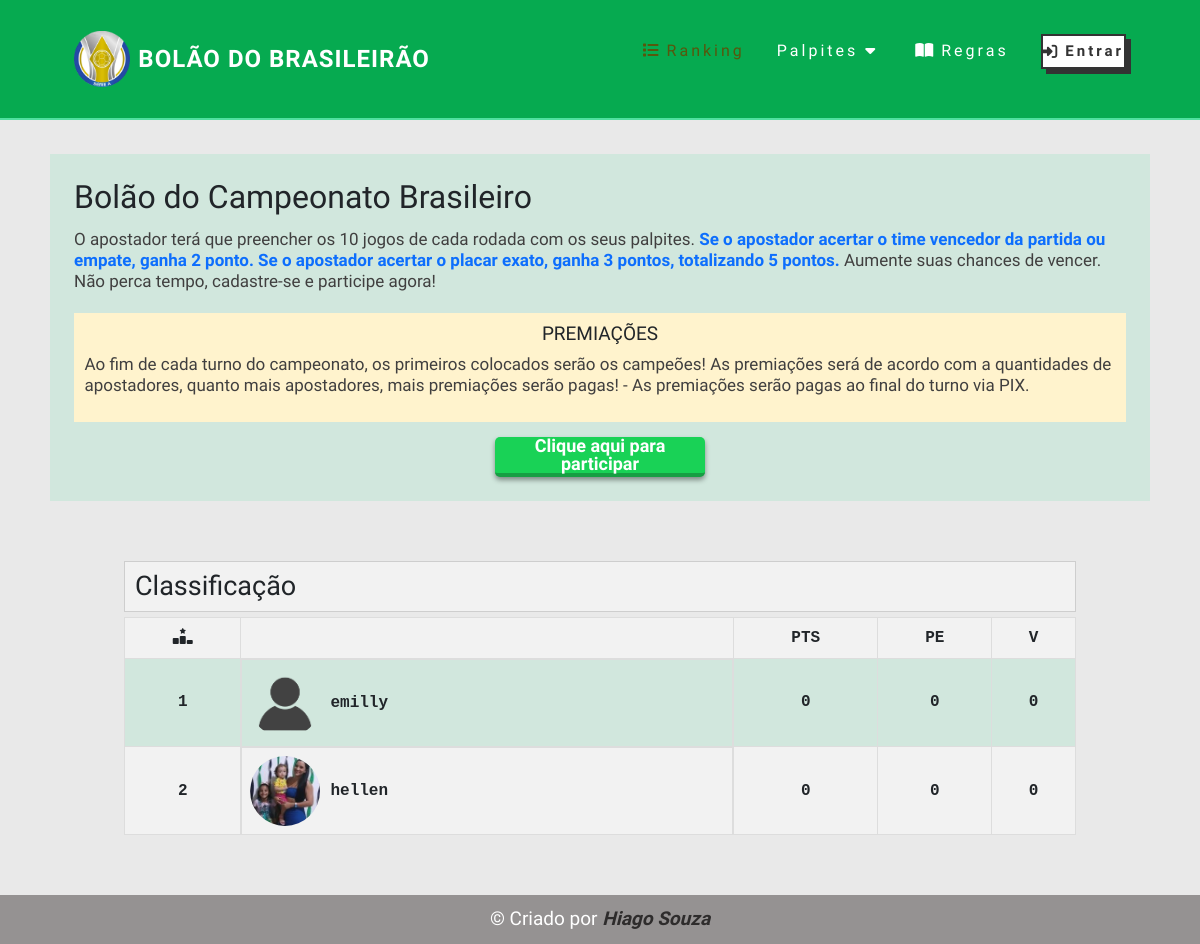
Before: / with the older database file.
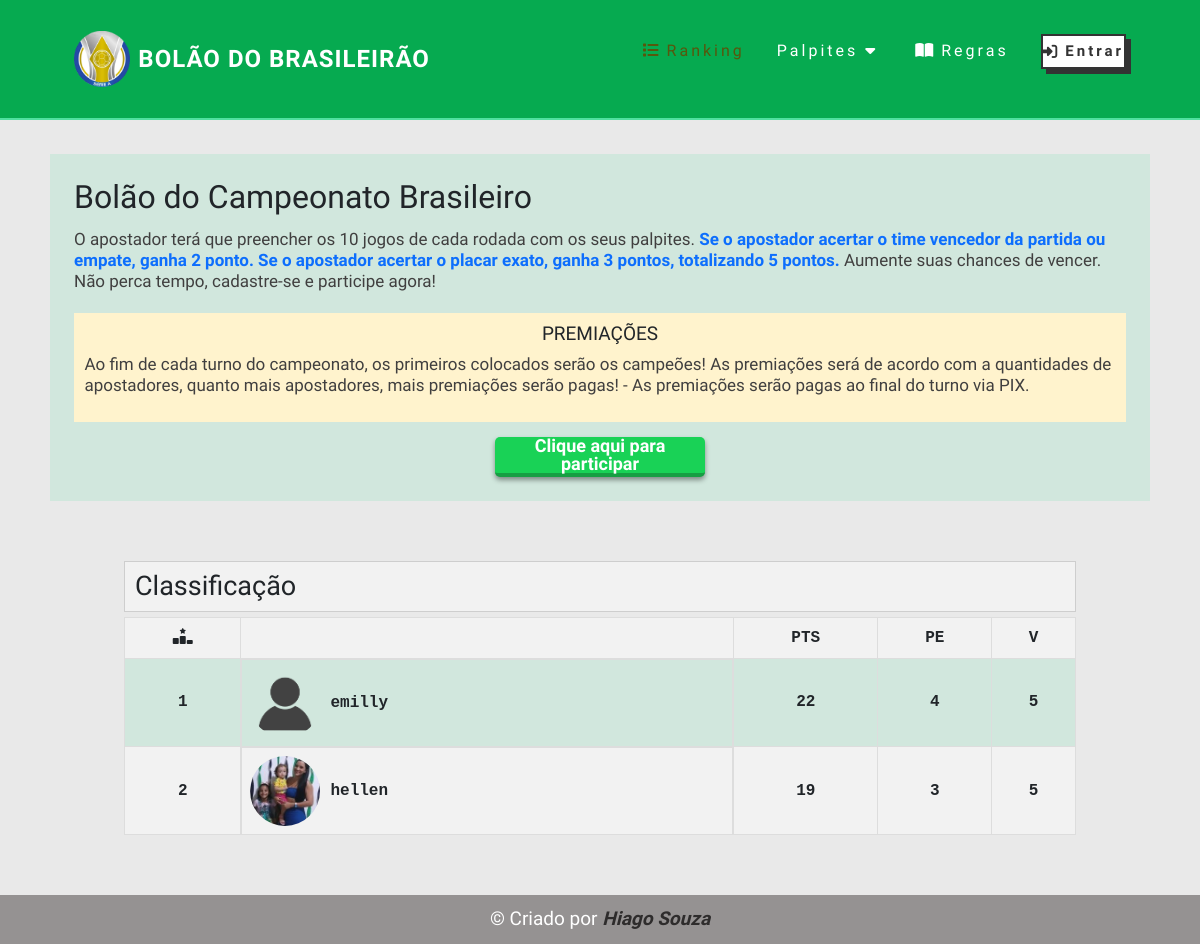
After: the same page with the newer database file.
### bolao/models.py (models this page shows, shortened)
class Classificacao(models.Model):
    usuario = models.OneToOneField(Usuario, null=True, blank=True, on_delete=models.CASCADE)
    pontos = models.IntegerField(default=0)
    placar_exato = models.IntegerField(default=0)
    vitorias = models.IntegerField(default=0)
    empates = models.IntegerField(default=0)

class Usuario(models.Model):
    nome = models.CharField(max_length=200, null=True, blank=True)
    usuario = models.OneToOneField(User, null=True, blank=True, on_delete=models.CASCADE)
    email = models.CharField(max_length=200, null=True, blank=True, unique=True)
    whatsapp = models.CharField(max_length=200, null=True, blank=True, unique=True)
    pagamento = models.BooleanField(default=False)
    imagem = models.ImageField(upload_to='imagens', default='imagens/perfil-null.png')

### bolao/views.py (the view)
# urls.py: path('', homepage, name='homepage'),
def homepage(request):
    if request.user.is_authenticated:
        user = request.user
        usuarios = Classificacao.objects.filter(usuario__pagamento=True).order_by('-pontos', '-placar_exato', '-vitorias', '-empates')
        thread = threading.Thread(target=calcular_pontuacao(user))
        thread.start()
        context = {'usuarios':usuarios}
        return render(request, 'index.html',context)
    else:
        user = request.user
        usuarios = Classificacao.objects.filter(usuario__pagamento=True).order_by('-pontos', '-placar_exato', '-vitorias', '-empates')
        context = {'usuarios':usuarios}
        return render(request, 'index.html',context)

### bolao/templates/index.html (shortened to what this page needs)
{% extends 'auxiliar/base.html' %} {% load static %} {% block title %} Bolão | Ranking {% endblock%} {% block body %}
<section class="informacao">
    <div class="container__info">
        <h2 class="title">Bolão do Campeonato Brasileiro</h2>
        <p>O apostador terá que preencher os 10 jogos de cada rodada
            com os seus palpites.<b class="text-primary">
                Se o apostador acertar o time vencedor da partida ou empate, ganha
                2 ponto. Se o apostador acertar o placar exato, ganha 3
                pontos, totalizando 5 pontos.</b>
            Aumente suas chances de vencer. Não perca tempo, cadastre-se e
            participe agora!</p>
        <div class="premiacoes">
            <h4>PREMIAÇÕES</h4>
            <p>
                Ao fim de cada turno do campeonato, os primeiros colocados serão os campeões!
                As premiações será de acordo com a quantidades de apostadores, quanto mais apostadores, mais
                premiações serão pagas!
                - As premiações serão pagas ao final do turno via PIX.
            </p>
        </div>
        <div class="inscricao">
            <button onclick="return sendToWhatSapp('{{request.user}}')">Clique aqui para participar</button>
        </div>
    </div>
</section>
<section class="container">
    <h2>Classificação</h2>
    <div class="tabela">
        <table>
            <thead>
                <tr>
                    <th><i class="fa-solid fa-ranking-star"></i></th>
                    <th></th>
                    <th>PTS</th>
                    <th>PE</th>
                    <th>V</th>
                </tr>
            </thead>
            <tbody>
                {% for usuario in usuarios %}
                <tr>
                    <td>{{ forloop.counter }}</td>
                    <td class="usuario">
                        <img src="{{ usuario.usuario.imagem.url }}" alt="{{ usuario.usuario.nome }}" class="escudo">
                        {{ usuario.usuario.nome}}
                    </td>
                    <td>{{ usuario.pontos }}</td>
                    <td>{{ usuario.placar_exato }}</td>
                    <td>{{ usuario.vitorias }}</td>
                </tr>
                {% endfor %}
            </tbody>
        </table>
    </div>
</section>
{% endblock %}

### bolao/templates/auxiliar/base.html (shortened to what this page needs)
{% load static %}
<!DOCTYPE html>
<html lang="pt-br">
<head>
    <link rel="stylesheet" href="https://cdn.jsdelivr.net/npm/bootstrap@5.2.3/dist/css/bootstrap.min.css"
>
    <link rel="stylesheet" href="{% static 'css/style.css' %}">
</head>
<body>
    {% include 'auxiliar/header.html' %}
    {% block body %}
    {% endblock %}
    {% include 'auxiliar/footer.html' %}
</body>
</html>

### bolao/templates/auxiliar/header.html (shortened to what this page needs)
{% load static %}
<header>
    <nav class="header">
        <div class="logo">
            <a href="{% url 'homepage' %}">
                <img src="{% static 'img/Brasileirao.png' %}" alt="">
            </a>
            <span>Bolão do Brasileirão</span>
        </div>
        <ul class="nav-list">
            {% if request.resolver_match.url_name in "/homepage" %}
            <li><a href="{% url 'homepage' %}" class="active"><i class="fas fa-list"></i>Ranking</a></li>
            {% else %}
            <li><a href="{% url 'homepage' %}"><i class="fas fa-list"></i>Ranking</a></li>
            {% endif %}
            {% if request.resolver_match.url_name in "/palpites" %}
            <li class="dropdown">
                <a href="#" class="active">Palpites <i class="fa-solid fa-caret-down"></i></a>
                <div class="dropdown-menu">
                    <a href="{% url 'palpites' %}">Criar Palpites</a>
                    <a href="{% url 'meus_palpites' %}">Meus Palpites</a>
                </div>
            </li>
            {% else %}
            <li class="dropdown">
                <a href="#">Palpites <i class="fa-solid fa-caret-down"></i></a>
            </li>
            {% endif %}
            {% if request.resolver_match.url_name in "/regras" %}
            <li><a href="{% url 'regras' %}" class="active"><i class="fas fa-book-open"></i>Regras</a></li>
            {% else %}
            <li><a href="{% url 'regras' %}"><i class="fas fa-book-open"></i>Regras</a></li>
            {% endif %}
            {% if user.is_authenticated %}
            {% if request.resolver_match.url_name in "/perfil" %}
            <li><a href="{% url 'perfil' %}" class="active"><i class="fa-solid fa-user"></i>Perfil</a></li>
            {% else %}
            <li><a href="{% url 'perfil' %}"><i class="fa-solid fa-user"></i>Perfil</a></li>
            {% endif %}
            {% if user.is_superuser %}
                {% if request.resolver_match.url_name in "/configuracoes" %}
                <li><a href="{% url 'configuracoes' %}" class="active"><i class="fa-solid fa-gear"></i>Configurações</a></li>
                {% else %}
                <li><a href="{% url 'configuracoes' %}"><i class="fa-solid fa-gear"></i>Configurações</a></li>
                {% endif %}
            {% endif %}
            <li class="login"><a href="{% url 'logout' %}"><i class="fa-solid fa-person-running"></i>Sair</a>
            </li>
            {% else %}
            <li class="login"><a href="{% url 'login_bolao' %}"><i class="fa-solid fa-right-to-bracket"></i>Entrar</a>
            </li>
            {% endif %}
        </ul>
    </nav>
</header>

### bolao/templates/auxiliar/footer.html
<footer>
    <span>&copy; Criado por </span><a href="https://hiagospencer.github.io/portfolio/" target="_blank">Hiago
        Souza</a>
</footer>

### static/css/style.css (style rules this page uses)
* { margin: 0; padding: 0; box-sizing: border-box; font-family: "Afacad Flux", sans-serif; text-decoration: none; }
body, html { background: #e9e9e9; }
.active { color: rgb(87, 87, 13) !important; }
header { z-index: 999 !important; }
.container { margin: 0 auto; max-width: 1000px; padding: 0 2%; }
a { color: #fff; text-decoration: none; transition: 0.3s; }
.header { position: fixed; top: 0; width: 100%; display: flex; justify-content: space-around; align-items: center; background-color: #06aa50; border-bottom: 2px solid #50e0a0; height: 15vh; z-index: 999 !important; }
.logo { text-transform: uppercase; letter-spacing: 1px; font-weight: bold; display: flex; align-items: center; }
.logo img { height: 7vh; margin-right: 8px; }
.logo span { font-size: 24px; color: #fff; }
.nav-list { list-style: none; display: flex; align-items: center; }
.nav-list li { letter-spacing: 3px; margin-left: 32px; position: relative; }
.nav-list li a i { margin-right: 5px; }
.login > a { display: flex; align-items: center; justify-content: center; line-height: 1; text-decoration: none; color: #333333; font-size: 15px !important; border-radius: 0px; width: 85px; height: 35px; font-weight: bold; border: 2px solid #333333; transition: 0.3s; box-shadow: 5px 5px 0px 0px rgba(51, 51, 51, 1); background-color: #ffffff; cursor: pointer; }
.login a i { margin-right: 3px; }
.informacao { max-width: 1100px; margin: 130px auto 60px auto; background-color: #d1e7dd; padding: 2%; }
.container__info { display: flex; flex-direction: column; gap: 5px; }
.container__info h2 { font-weight: 400; }
.container__info > p { color: #403f3f; line-height: 1.3rem; font-size: 17px; }
.premiacoes { background-color: #fff3cd; padding: 1%; }
.premiacoes h4 { text-align: center; font-size: 19px; font-weight: 400; }
.premiacoes p { color: #403f3f; line-height: 1.3rem; font-size: 17px; }
.inscricao { margin: 0 auto; }
.inscricao button { margin-top: 10px; display: flex; align-items: center; justify-content: center; line-height: 1; text-decoration: none; color: #ffffff; font-size: 18px; border-radius: 5px; border: none; width: 210px; height: 40px; font-weight: bold; border-bottom: 4px solid #179e43; transition: 0.3s; box-shadow: 0px 3px 5px 0px rgba(0, 0, 0, 0.4); background-color: #19d256; cursor: pointer; }
.container > h2 { background-color: #f2f2f2; margin-bottom: 5px; padding: 8px 10px; border: 1px solid #cecece; font-weight: 500; font-size: 27px; }
.tabela { background-color: #d1e7dd; overflow: auto; }
table { border-collapse: collapse; width: 100%; box-shadow: 0px 5px 10px rgba(0, 0, 0, 0.2); }
th, td { border: 1px solid #ddd; padding: 8px; text-align: center; font-size: 16px; font-family: monospace; font-weight: bold; }
th { background-color: #f2f2f2; font-weight: bold; }
tr:nth-child(even) { background-color: #f2f2f2; }
.escudo { border-radius: 50%; width: 70px; height: 70px; margin-right: 10px; }
.usuario { display: flex; align-items: center; }
footer { margin-top: 60px; background-color: #959292; text-align: center; padding: 10px 0; }
footer span { color: #fff; font-size: 19px; }
footer a { font-size: 19px; font-weight: bold; font-style: italic; color: #2e2c2c; }

Changed rows visible on the page:
changed Classificacao "emilly": pontos "0" → "22"; placar_exato "0" → "4"; vitorias "0" → "5"
changed Classificacao "hellen": pontos "0" → "19"; placar_exato "0" → "3"; vitorias "0" → "5"
